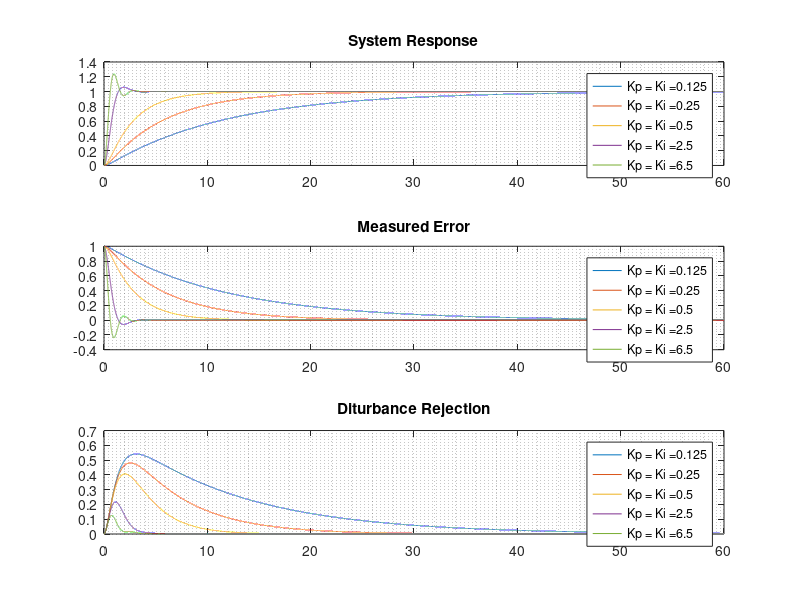

The MATLAB script that drew this image: (Note: this script raises an error after producing the figure.)
clc, clear all, close all

%% Question 3: Response By TF

Kiv = [0.125 0.25 0.5 2.5 6.5];
plegend = cell(length(Kiv), 1);
for i = 1:length(Kiv)
    plegend{i} = strcat('Kp = Ki = ', num2str(Kiv(i)));
end

s = tf('s');
G = 2/(s^2 + 4*s + 3);

u = 1; % step input. Set to zero for the case where there is only disturbance

tspan = 0:1e-3:60; % we will show the response for 60 seconds

figure(1)
for i = 1:length(Kiv)
    Ki = Kiv(i);
    Kp = Ki;
    Gc = Kp + Ki/s;
    Gsys = feedback(Gc*G, 1);
    Gdr = feedback(G, Gc);
    
    [y,t] = step(Gsys, tspan);
    error = u - y;
    
    [y2,t2] = step(Gdr, tspan);
    
    subplot(3,1,1)
    plot(t, y), hold on
    grid minor
    legend(plegend)
    title('System Response')
    subplot(3,1,2)
    plot(t, error), hold on
    grid minor
    title('Measured Error')
    legend(plegend)
    subplot(3,1,3)
    plot(t2, y2), hold on
    title('Diturbance Rejection')
    legend(plegend)
    grid minor
end
stepinfo(Gsys)
%% Each plot separately